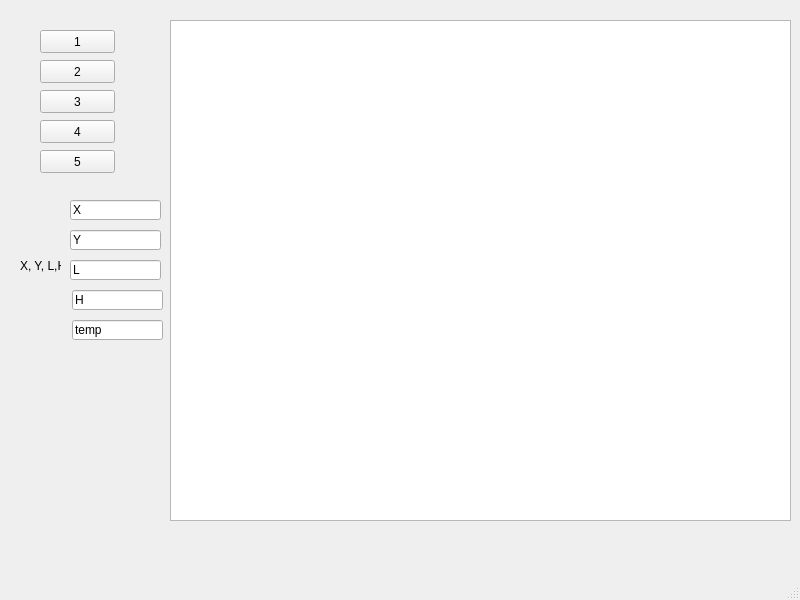
<?xml version="1.0" encoding="UTF-8"?>
<ui version="4.0">
 <class>MainWindow</class>
 <widget class="QMainWindow" name="MainWindow">
  <property name="geometry">
   <rect>
    <x>0</x>
    <y>0</y>
    <width>800</width>
    <height>600</height>
   </rect>
  </property>
  <property name="windowTitle">
   <string>MainWindow</string>
  </property>
  <widget class="QWidget" name="centralwidget">
   <widget class="QGraphicsView" name="gv1">
    <property name="geometry">
     <rect>
      <x>170</x>
      <y>20</y>
      <width>621</width>
      <height>501</height>
     </rect>
    </property>
   </widget>
   <widget class="QPushButton" name="Button1">
    <property name="geometry">
     <rect>
      <x>40</x>
      <y>30</y>
      <width>75</width>
      <height>23</height>
     </rect>
    </property>
    <property name="text">
     <string>1</string>
    </property>
   </widget>
   <widget class="QPushButton" name="Button2">
    <property name="geometry">
     <rect>
      <x>40</x>
      <y>60</y>
      <width>75</width>
      <height>23</height>
     </rect>
    </property>
    <property name="text">
     <string>2</string>
    </property>
   </widget>
   <widget class="QPushButton" name="Button3">
    <property name="geometry">
     <rect>
      <x>40</x>
      <y>90</y>
      <width>75</width>
      <height>23</height>
     </rect>
    </property>
    <property name="text">
     <string>3</string>
    </property>
   </widget>
   <widget class="QPushButton" name="Button4">
    <property name="geometry">
     <rect>
      <x>40</x>
      <y>120</y>
      <width>75</width>
      <height>23</height>
     </rect>
    </property>
    <property name="text">
     <string>4</string>
    </property>
   </widget>
   <widget class="QPushButton" name="Button5">
    <property name="geometry">
     <rect>
      <x>40</x>
      <y>150</y>
      <width>75</width>
      <height>23</height>
     </rect>
    </property>
    <property name="text">
     <string>5</string>
    </property>
   </widget>
   <widget class="QLineEdit" name="Input1">
    <property name="geometry">
     <rect>
      <x>70</x>
      <y>200</y>
      <width>91</width>
      <height>20</height>
     </rect>
    </property>
    <property name="text">
     <string>X</string>
    </property>
   </widget>
   <widget class="QLineEdit" name="Input2">
    <property name="geometry">
     <rect>
      <x>70</x>
      <y>230</y>
      <width>91</width>
      <height>20</height>
     </rect>
    </property>
    <property name="text">
     <string>Y</string>
    </property>
   </widget>
   <widget class="QLineEdit" name="Input3">
    <property name="geometry">
     <rect>
      <x>70</x>
      <y>260</y>
      <width>91</width>
      <height>20</height>
     </rect>
    </property>
    <property name="text">
     <string>L</string>
    </property>
   </widget>
   <widget class="QLineEdit" name="Input4">
    <property name="geometry">
     <rect>
      <x>72</x>
      <y>290</y>
      <width>91</width>
      <height>20</height>
     </rect>
    </property>
    <property name="text">
     <string>H</string>
    </property>
   </widget>
   <widget class="QLineEdit" name="Input5">
    <property name="geometry">
     <rect>
      <x>72</x>
      <y>320</y>
      <width>91</width>
      <height>20</height>
     </rect>
    </property>
    <property name="text">
     <string>temp</string>
    </property>
   </widget>
   <widget class="QLabel" name="label">
    <property name="geometry">
     <rect>
      <x>20</x>
      <y>200</y>
      <width>41</width>
      <height>131</height>
     </rect>
    </property>
    <property name="text">
     <string>X, Y, L,H</string>
    </property>
    <property name="scaledContents">
     <bool>true</bool>
    </property>
   </widget>
  </widget>
  <widget class="QMenuBar" name="menubar">
   <property name="geometry">
    <rect>
     <x>0</x>
     <y>0</y>
     <width>800</width>
     <height>21</height>
    </rect>
   </property>
  </widget>
  <widget class="QStatusBar" name="statusbar"/>
 </widget>
 <resources/>
 <connections/>
</ui>
